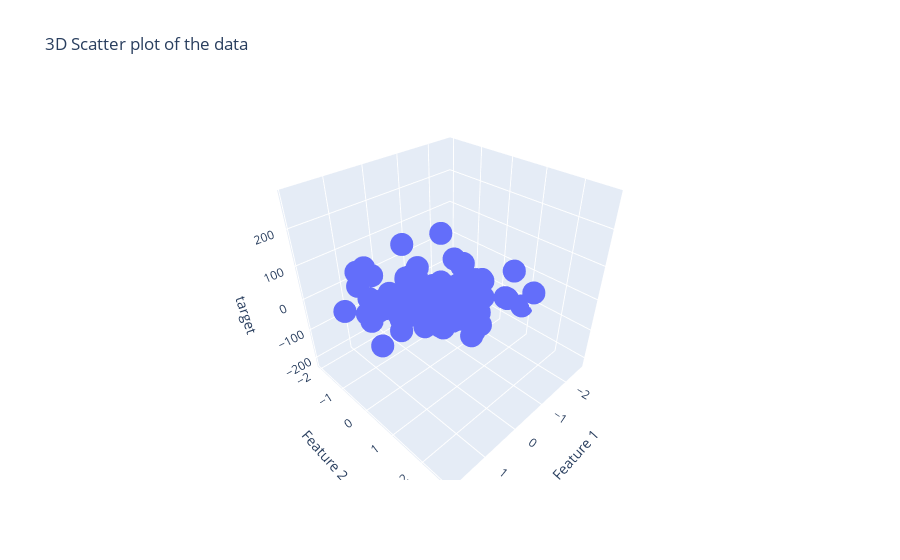

Notebook code for this chart:
### Code cell
fig = px.scatter_3d(df, x='Feature 1', y='Feature 2', z='target', title='3D Scatter plot of the data')
fig.show()
